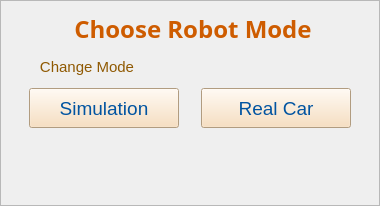
                  <widget class="QFrame" name="frame_2">
                   <property name="minimumSize">
                    <size>
                     <width>380</width>
                     <height>0</height>
                    </size>
                   </property>
                   <property name="maximumSize">
                    <size>
                     <width>380</width>
                     <height>16777215</height>
                    </size>
                   </property>
                   <property name="frameShape">
                    <enum>QFrame::StyledPanel</enum>
                   </property>
                   <property name="frameShadow">
                    <enum>QFrame::Raised</enum>
                   </property>
                   <layout class="QVBoxLayout" name="verticalLayout_6">
                    <item>
                     <widget class="QLabel" name="label_2">
                      <property name="font">
                       <font>
                        <family>DejaVu Serif 13</family>
                        <pointsize>18</pointsize>
                        <weight>75</weight>
                        <bold>true</bold>
                       </font>
                      </property>
                      <property name="styleSheet">
                       <string notr="true">color: rgb(206, 92, 0);</string>
                      </property>
                      <property name="text">
                       <string>          Choose Robot Mode</string>
                      </property>
                     </widget>
                    </item>
                    <item>
                     <layout class="QHBoxLayout" name="horizontalLayout_47">
                      <item>
                       <widget class="QPushButton" name="btn_changeCarMode">
                        <property name="minimumSize">
                         <size>
                          <width>150</width>
                          <height>0</height>
                         </size>
                        </property>
                        <property name="maximumSize">
                         <size>
                          <width>150</width>
                          <height>16777215</height>
                         </size>
                        </property>
                        <property name="styleSheet">
                         <string notr="true">QPushButton { 
    color: rgb(143, 89, 2);
    font-size:15px;
    width:60px;
	height:30px;
border:none;
}
QPushButton:hover{
     color: rgb(143, 89, 2) ;
     font-size:16px;
     border-radius: 20px;
}
QPushButton:pressed{
	color: rgb(255, 26, 68) ;
	background-color: rgb(170, 255, 0);
}</string>
                        </property>
                        <property name="text">
                         <string>Change Mode</string>
                        </property>
                       </widget>
                      </item>
                      <item>
                       <spacer name="horizontalSpacer_28">
                        <property name="orientation">
                         <enum>Qt::Horizontal</enum>
                        </property>
                        <property name="sizeHint" stdset="0">
                         <size>
                          <width>40</width>
                          <height>20</height>
                         </size>
                        </property>
                       </spacer>
                      </item>
                     </layout>
                    </item>
                    <item>
                     <layout class="QHBoxLayout" name="horizontalLayout_46">
                      <item>
                       <spacer name="horizontalSpacer_25">
                        <property name="orientation">
                         <enum>Qt::Horizontal</enum>
                        </property>
                        <property name="sizeHint" stdset="0">
                         <size>
                          <width>40</width>
                          <height>20</height>
                         </size>
                        </property>
                       </spacer>
                      </item>
                      <item>
                       <widget class="QPushButton" name="btn_simulation">
                        <property name="minimumSize">
                         <size>
                          <width>150</width>
                          <height>40</height>
                         </size>
                        </property>
                        <property name="maximumSize">
                         <size>
                          <width>150</width>
                          <height>40</height>
                         </size>
                        </property>
                        <property name="styleSheet">
                         <string notr="true">QPushButton { 
    color: rgb(1, 84, 161) ;
    font-size:19px;
    width:60px;
	height:30px;
    background-color: ;
	background-color: rgb(248, 218, 179);
}
QPushButton:hover{
     color: rgb(1, 84, 161) ;
     font-size:22px;
}
QPushButton:pressed{
	color: rgb(255, 26, 68) ;
	background-color: rgb(170, 255, 0);
}</string>
                        </property>
                        <property name="text">
                         <string>Simulation</string>
                        </property>
                       </widget>
                      </item>
                      <item>
                       <spacer name="horizontalSpacer_26">
                        <property name="orientation">
                         <enum>Qt::Horizontal</enum>
                        </property>
                        <property name="sizeHint" stdset="0">
                         <size>
                          <width>40</width>
                          <height>20</height>
                         </size>
                        </property>
                       </spacer>
                      </item>
                      <item>
                       <widget class="QPushButton" name="btn_trueCar">
                        <property name="minimumSize">
                         <size>
                          <width>150</width>
                          <height>40</height>
                         </size>
                        </property>
                        <property name="maximumSize">
                         <size>
                          <width>150</width>
                          <height>40</height>
                         </size>
                        </property>
                        <property name="styleSheet">
                         <string notr="true">QPushButton { 
    color: rgb(1, 84, 161) ;
    font-size:19px;
    width:60px;
	height:30px;
    background-color: ;
	background-color: rgb(248, 218, 179);
}
QPushButton:hover{
     color: rgb(1, 84, 161) ;
     font-size:22px;
}
QPushButton:pressed{
	color: rgb(255, 26, 68) ;
	background-color: rgb(170, 255, 0);
}</string>
                        </property>
                        <property name="text">
                         <string>Real Car</string>
                        </property>
                       </widget>
                      </item>
                      <item>
                       <spacer name="horizontalSpacer_27">
                        <property name="orientation">
                         <enum>Qt::Horizontal</enum>
                        </property>
                        <property name="sizeHint" stdset="0">
                         <size>
                          <width>40</width>
                          <height>20</height>
                         </size>
                        </property>
                       </spacer>
                      </item>
                     </layout>
                    </item>
                    <item>
                     <layout class="QHBoxLayout" name="horizontalLayout_48" stretch="1,1,1,1,1">
                      <item>
                       <spacer name="horizontalSpacer_34">
                        <property name="orientation">
                         <enum>Qt::Horizontal</enum>
                        </property>
                        <property name="sizeHint" stdset="0">
                         <size>
                          <width>40</width>
                          <height>20</height>
                         </size>
                        </property>
                       </spacer>
                      </item>
                      <item>
                       <widget class="QLabel" name="label_simulation_display">
                        <property name="minimumSize">
                         <size>
                          <width>60</width>
                          <height>60</height>
                         </size>
                        </property>
                        <property name="maximumSize">
                         <size>
                          <width>60</width>
                          <height>60</height>
                         </size>
                        </property>
                        <property name="text">
                         <string/>
                        </property>
                        <property name="pixmap">
                         <pixmap resource="../resources/images.qrc">:/images/Red.png</pixmap>
                        </property>
                        <property name="scaledContents">
                         <bool>true</bool>
                        </property>
                       </widget>
                      </item>
                      <item>
                       <spacer name="horizontalSpacer_32">
                        <property name="orientation">
                         <enum>Qt::Horizontal</enum>
                        </property>
                        <property name="sizeHint" stdset="0">
                         <size>
                          <width>50</width>
                          <height>20</height>
                         </size>
                        </property>
                       </spacer>
                      </item>
                      <item>
                       <widget class="QLabel" name="label_truecar_display">
                        <property name="minimumSize">
                         <size>
                          <width>60</width>
                          <height>60</height>
                         </size>
                        </property>
                        <property name="maximumSize">
                         <size>
                          <width>60</width>
                          <height>60</height>
                         </size>
                        </property>
                        <property name="text">
                         <string/>
                        </property>
                        <property name="pixmap">
                         <pixmap resource="../resources/images.qrc">:/images/Red.png</pixmap>
                        </property>
                        <property name="scaledContents">
                         <bool>true</bool>
                        </property>
                       </widget>
                      </item>
                      <item>
                       <spacer name="horizontalSpacer_33">
                        <property name="orientation">
                         <enum>Qt::Horizontal</enum>
                        </property>
                        <property name="sizeHint" stdset="0">
                         <size>
                          <width>40</width>
                          <height>20</height>
                         </size>
                        </property>
                       </spacer>
                      </item>
                     </layout>
                    </item>
                   </layout>
                  </widget>
